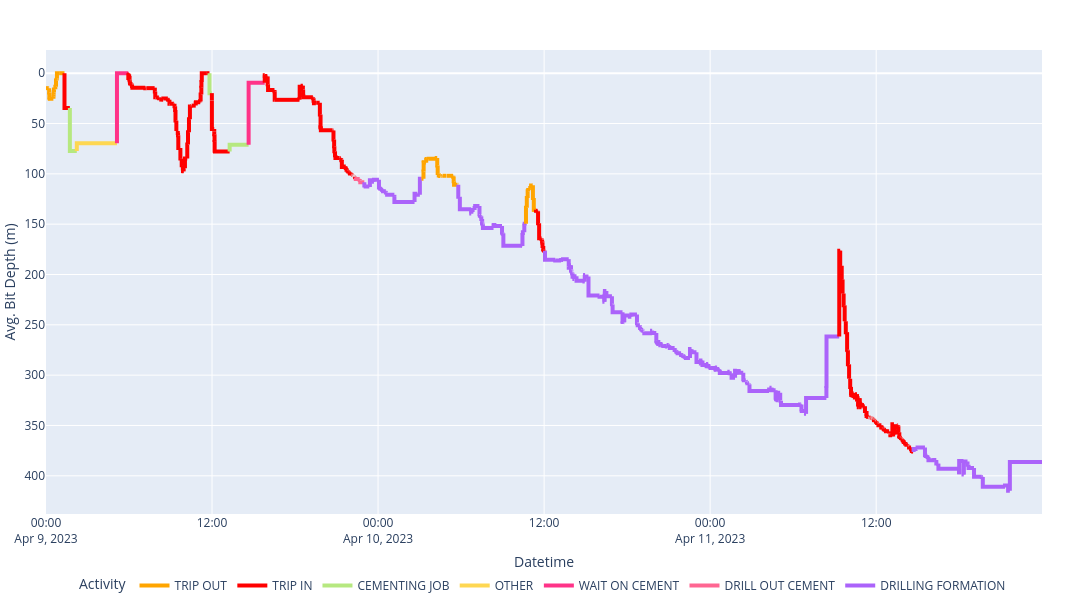

Write notebook code for a chart like this one.
### Code cell
import pandas as pd
import plotly.graph_objects as go

# Create a DataFrame and rename columns for clarity
df = pd.DataFrame(ActSum_df)
df['Activity'] = df['LABEL_Activity']
df['BitDepth'] = df['Bit_Depth_avg']

# Convert the 'StartDateTime' and 'EndDateTime' columns to datetime type
df['StartDateTime'] = pd.to_datetime(df['StartDateTime'])
df['EndDateTime'] = pd.to_datetime(df['EndDateTime'])

# Sort the DataFrame by 'StartDateTime' for chronological plotting
df = df.sort_values('StartDateTime').reset_index(drop=True)

# Create a new Plotly figure
fig = go.Figure()

# Define custom colors for each activity type
activity_colors = {'TRIP IN': 'red',
 'TRIP OUT': 'orange',
 'WIPER TRIP': '#00CC96',
 'DRILLING FORMATION': '#AB63FA',
 'CIRCULATE HOLE CLEANING': '#FFA15A',
 'CONNECTION': '#19D3F3',
 'DRILL OUT CEMENT': '#FF6692',
 'CEMENTING JOB': '#B6E880',
 'LAY DOWN BHA': '#FF97FF',
 'MAKE UP BHA': '#FECB52',
 'NPT': '#4D8BFA',
 'N/D BOP': '#F5663B',
 'N/U BOP': '#00D596',
 'RUNNING CASING IN': '#9B63FA',
 'STATIONARY': '#FFB85A',
 'STUCK PIPE': '#39D4F3',
 'WAIT ON CEMENT': '#FF3388',
 'RIG REPAIR': '#C6F980',
 'N/A': '#FFC0FF',
 'OTHER': '#FED752'}

# Temporary list to track activities for legend display
temp_activity_list = []

# Iterate over each row in the DataFrame to plot the activities
for idx, row in df.iterrows():
    # Show legend only for the first instance of each activity
    legend_show = row['Activity'] not in temp_activity_list
    if legend_show:
        temp_activity_list.append(row['Activity'])

    # Create a date range with 15-minute intervals, ensuring to include the end time
    time_range = pd.date_range(start=row['StartDateTime'], end=row['EndDateTime'], freq='15T')
    if time_range[-1] != row['EndDateTime']:
        time_range = time_range.union(pd.DatetimeIndex([row['EndDateTime']]))

    # Assume BitDepth is constant for simplicity
    bit_depth_values = [row['BitDepth']] * len(time_range)

    # Create and add a trace to the figure for each activity
    if idx == 0:
        df_plot = pd.DataFrame({'Datetime': time_range.values.tolist(), 'bit_depth': bit_depth_values})
        df_plot['Datetime'] = pd.to_datetime(df_plot['Datetime'])
        fig.add_trace(
            go.Scatter(
                x=df_plot['Datetime'],
                y=df_plot['bit_depth'],
                mode='lines',
                name=row['Activity'],
                line=dict(color=activity_colors[row['Activity']], width=4),
                legendgroup=row['Activity'],
                showlegend=legend_show  # Show legend only for the first instance of each activity
            )
        )
        before_bit_depth = [bit_depth_values[-1]]
    else:
        df_plot = pd.DataFrame({'Datetime': [time_range.values.tolist()[0]] + time_range.values.tolist(), 'bit_depth': before_bit_depth + bit_depth_values})
        df_plot['Datetime'] = pd.to_datetime(df_plot['Datetime'])
        fig.add_trace(
            go.Scatter(
                x=df_plot['Datetime'],
                y=df_plot['bit_depth'],
                mode='lines',
                name=row['Activity'],
                line=dict(color=activity_colors[row['Activity']], width=4),
                legendgroup=row['Activity'],
                showlegend=legend_show  # Show legend only for the first instance of each activity
            )
        )
        before_bit_depth = [bit_depth_values[-1]]

# Update layout for the legend
legend_layout = {
    'orientation': 'h',
    'xref': "paper",
    'yref': "container",
    'y': -0.3,
    'x': 0.5,
    'xanchor': 'center',
    'yanchor': 'bottom'
}
fig.update_layout(legend=legend_layout)

# Set the plot titles and labels
fig.update_layout(
    height=600,
    width=1200,
    margin=dict(l=0, r=50, t=50, b=50),
    xaxis_title='Datetime',
    yaxis_title='Avg. Bit Depth (m)',
    yaxis_autorange='reversed',  # Reverse the y-axis to show deeper depths at the top
    legend_title='Activity'
)

# Show the plot
fig.show()
